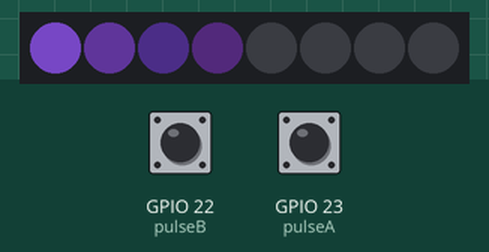
Simulated run of this program. Board: ESP32. Shown: 8 RGB LEDs in strip order, left to right. Inputs (shaded band) come from the test bench; at power-on: GPIO 22 (pulseB) HIGH, GPIO 23 (pulseA) HIGH. Dim RGB values are drawn brighter than linear; random numbers use the default seed unless the program sets one.

Above: at 1.2 s.
1.3 s: GPIO 22 (pulseB) pulled LOW for 1 s
At 1.33 s:
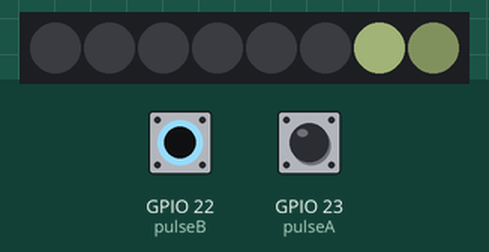
2.9 s: GPIO 23 (pulseA) pulled LOW for 0.15 s
At 3.1 s:
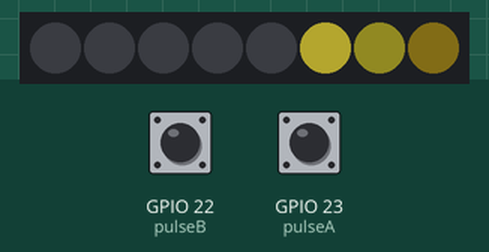
3.6 s: GPIO 22 (pulseB) pulled LOW for 3.2 s
At 7.37 s:
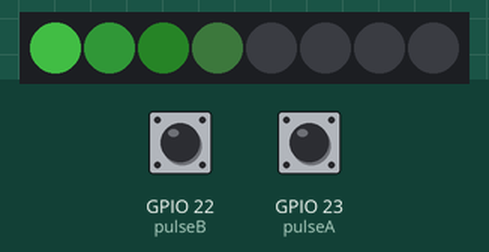
7.4 s: GPIO 23 (pulseA) pulled LOW for 1 s
At 7.95 s:
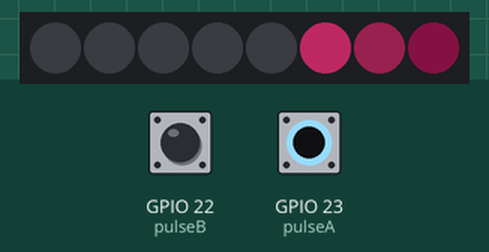
9.0 s: GPIO 22 (pulseB) pulled LOW for 1 s
10.6 s: GPIO 22 (pulseB) driven LOW and GPIO 23 (pulseA) driven LOW
At 15.46 s:
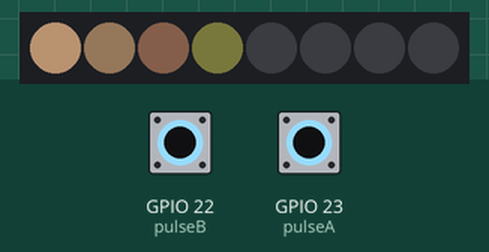
Timing chart, 0 to 15.6 s (numbered marks = the images above; inputs shaded):
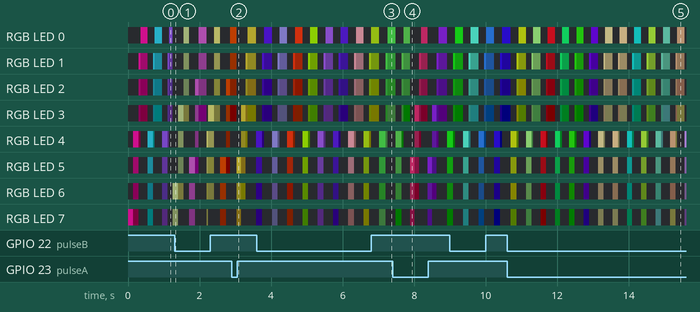

The program:

main.cpp
```cpp
#include <Arduino.h>
#include <Wire.h>
#include <BH1750.h>                  // 조도센서
#include <Adafruit_NeoPixel.h>       // LED 제어

// 핀 설정
#define SDA_PIN 17
#define SCL_PIN 18
#define pulseA 23
#define pulseB 22

// LED 설정
#define ledPin 15
#define ledNum 8

// 디스플레이, 조도센서 객체
BH1750 lightMeter;

// 네오픽셀 객체
Adafruit_NeoPixel pixels(ledNum, ledPin, NEO_GRB + NEO_KHZ800);

// 로터리 인코더 변수
volatile int lastEncoded = 0;
volatile long encoderValue = 0;
char rotary_buf[20];

// 로터리 인코더 인터럽트 핸들러
IRAM_ATTR void handleRotary() {
    int MSB = digitalRead(pulseA);
    int LSB = digitalRead(pulseB);

    int encoded = (MSB << 1) | LSB;
    int sum = (lastEncoded << 2) | encoded;

    if(sum == 0b1101 || sum == 0b0100 || sum == 0b0010 || sum == 0b1011) encoderValue++;
    if(sum == 0b1110 || sum == 0b0111 || sum == 0b0001 || sum == 0b1000) encoderValue--;
    lastEncoded = encoded;

    if (encoderValue > 255) {
      encoderValue = 255;
    } else if (encoderValue < 0) {
      encoderValue = 0;
    }
}

// 물방울 효과 (재귀 사용)
void waterDrop(int i, int R, int G, int B, int maxTail = 4, int tail = 1) {
    int divider = exp(tail);
    pixels.setPixelColor(i, pixels.Color(R/divider, G/divider, B/divider));
    if (i < ledNum && tail < maxTail) {
        waterDrop(++i, R, G, B, maxTail, ++tail);
    }
}

void setup() {
    // 기본 설정
    Serial.begin(115200);
    Wire.begin(SDA_PIN, SCL_PIN);
    lightMeter.begin();

    // 로터리 인코더 핀모드 및 인터럽트
    pinMode(pulseA, INPUT_PULLUP);
    pinMode(pulseB, INPUT_PULLUP);
    attachInterrupt(pulseA, handleRotary, CHANGE);
    attachInterrupt(pulseB, handleRotary, CHANGE);

    // 네오픽셀 초기화
    pixels.begin();
}

void loop() {
    // 인코더 값으로 delay 시간 조절
    int delayValue = map(encoderValue, 0, 255, 50, 1000);
    sprintf(rotary_buf, "%d ms", delayValue);

    // 랜덤 색상 생성
    int R = random(0, 255);
    int G = random(0, 255);
    int B = random(0, 255);

    // LED 물방울 효과
    for (int i = ledNum - 1; i >= 0 ; i--) {
        pixels.clear();
        waterDrop(i, R, G, B);
        pixels.show();
        delay(delayValue);
    }
}
```
